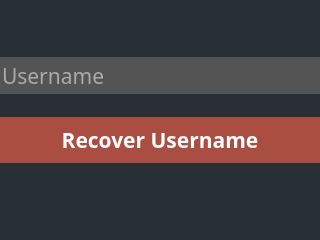
<?xml version="1.0" encoding="UTF-8"?>
<ui version="4.0">
 <class>ResetPassword</class>
 <widget class="QWidget" name="ResetPassword">
  <property name="geometry">
   <rect>
    <x>0</x>
    <y>0</y>
    <width>320</width>
    <height>240</height>
   </rect>
  </property>
  <property name="windowTitle">
   <string>Form</string>
  </property>
  <property name="styleSheet">
   <string notr="true">color: black;
background-color: #283035;</string>
  </property>
  <layout class="QGridLayout" name="gridLayout">
   <property name="leftMargin">
    <number>0</number>
   </property>
   <property name="topMargin">
    <number>0</number>
   </property>
   <property name="rightMargin">
    <number>0</number>
   </property>
   <property name="bottomMargin">
    <number>0</number>
   </property>
   <item row="0" column="0">
    <widget class="QStackedWidget" name="reset_password">
     <property name="currentIndex">
      <number>0</number>
     </property>
     <widget class="QWidget" name="username_page">
      <layout class="QVBoxLayout" name="verticalLayout">
       <property name="leftMargin">
        <number>0</number>
       </property>
       <property name="topMargin">
        <number>40</number>
       </property>
       <property name="rightMargin">
        <number>0</number>
       </property>
       <property name="bottomMargin">
        <number>60</number>
       </property>
       <item>
        <widget class="QLineEdit" name="username_lineEdit">
         <property name="enabled">
          <bool>true</bool>
         </property>
         <property name="sizePolicy">
          <sizepolicy hsizetype="Preferred" vsizetype="Fixed">
           <horstretch>0</horstretch>
           <verstretch>0</verstretch>
          </sizepolicy>
         </property>
         <property name="minimumSize">
          <size>
           <width>300</width>
           <height>37</height>
          </size>
         </property>
         <property name="maximumSize">
          <size>
           <width>16777215</width>
           <height>37</height>
          </size>
         </property>
         <property name="font">
          <font>
           <family>Trebuchet MS</family>
           <pointsize>16</pointsize>
          </font>
         </property>
         <property name="styleSheet">
          <string notr="true">background-color: #545454;
color:white;
border-style:none;</string>
         </property>
         <property name="placeholderText">
          <string>Username</string>
         </property>
        </widget>
       </item>
       <item>
        <widget class="QPushButton" name="next_btn">
         <property name="sizePolicy">
          <sizepolicy hsizetype="Preferred" vsizetype="Fixed">
           <horstretch>0</horstretch>
           <verstretch>0</verstretch>
          </sizepolicy>
         </property>
         <property name="font">
          <font>
           <family>Trebuchet MS</family>
           <pointsize>16</pointsize>
           <weight>75</weight>
           <italic>false</italic>
           <bold>true</bold>
          </font>
         </property>
         <property name="styleSheet">
          <string notr="true">QPushButton {
background-color: rgba(255, 98, 71, 0.6);
color: white; 
font:bold;
padding: 8px 12px 8px 12px;
border: 0px;
}

QPushButton:hover {
	background-color: rgba(255, 98, 71, 1);
}</string>
         </property>
         <property name="text">
          <string>Recover Username</string>
         </property>
        </widget>
       </item>
      </layout>
     </widget>
     <widget class="QWidget" name="security_question_page">
      <layout class="QVBoxLayout" name="verticalLayout_2">
       <property name="leftMargin">
        <number>0</number>
       </property>
       <property name="topMargin">
        <number>20</number>
       </property>
       <property name="rightMargin">
        <number>0</number>
       </property>
       <property name="bottomMargin">
        <number>40</number>
       </property>
       <item>
        <widget class="QLabel" name="label">
         <property name="sizePolicy">
          <sizepolicy hsizetype="Preferred" vsizetype="Fixed">
           <horstretch>0</horstretch>
           <verstretch>0</verstretch>
          </sizepolicy>
         </property>
         <property name="minimumSize">
          <size>
           <width>0</width>
           <height>37</height>
          </size>
         </property>
         <property name="styleSheet">
          <string notr="true">background-color: #545454;
color:white;
border-style:none;</string>
         </property>
         <property name="text">
          <string/>
         </property>
        </widget>
       </item>
       <item>
        <widget class="QLineEdit" name="answer_lineEdit">
         <property name="enabled">
          <bool>true</bool>
         </property>
         <property name="sizePolicy">
          <sizepolicy hsizetype="Preferred" vsizetype="Fixed">
           <horstretch>0</horstretch>
           <verstretch>0</verstretch>
          </sizepolicy>
         </property>
         <property name="minimumSize">
          <size>
           <width>300</width>
           <height>37</height>
          </size>
         </property>
         <property name="maximumSize">
          <size>
           <width>16777215</width>
           <height>37</height>
          </size>
         </property>
         <property name="font">
          <font>
           <family>Trebuchet MS</family>
           <pointsize>16</pointsize>
          </font>
         </property>
         <property name="styleSheet">
          <string notr="true">background-color: #545454;
color:white;
border-style:none;</string>
         </property>
         <property name="placeholderText">
          <string>Answer</string>
         </property>
        </widget>
       </item>
       <item>
        <widget class="QPushButton" name="submit_answer_btn">
         <property name="sizePolicy">
          <sizepolicy hsizetype="Preferred" vsizetype="Fixed">
           <horstretch>0</horstretch>
           <verstretch>0</verstretch>
          </sizepolicy>
         </property>
         <property name="font">
          <font>
           <family>Trebuchet MS</family>
           <pointsize>16</pointsize>
           <weight>75</weight>
           <italic>false</italic>
           <bold>true</bold>
          </font>
         </property>
         <property name="styleSheet">
          <string notr="true">QPushButton {
background-color: rgba(255, 98, 71, 0.6);
color: white; 
font:bold;
padding: 8px 12px 8px 12px;
border: 0px;
}

QPushButton:hover {
	background-color: rgba(255, 98, 71, 1);
}</string>
         </property>
         <property name="text">
          <string>Submit Answer</string>
         </property>
        </widget>
       </item>
      </layout>
     </widget>
     <widget class="QWidget" name="code_page">
      <layout class="QVBoxLayout" name="verticalLayout_3">
       <property name="leftMargin">
        <number>0</number>
       </property>
       <property name="topMargin">
        <number>40</number>
       </property>
       <property name="rightMargin">
        <number>0</number>
       </property>
       <property name="bottomMargin">
        <number>60</number>
       </property>
       <item>
        <widget class="QLineEdit" name="email_code_lineEdit">
         <property name="enabled">
          <bool>true</bool>
         </property>
         <property name="sizePolicy">
          <sizepolicy hsizetype="Preferred" vsizetype="Fixed">
           <horstretch>0</horstretch>
           <verstretch>0</verstretch>
          </sizepolicy>
         </property>
         <property name="minimumSize">
          <size>
           <width>300</width>
           <height>37</height>
          </size>
         </property>
         <property name="maximumSize">
          <size>
           <width>16777215</width>
           <height>37</height>
          </size>
         </property>
         <property name="font">
          <font>
           <family>Trebuchet MS</family>
           <pointsize>16</pointsize>
          </font>
         </property>
         <property name="styleSheet">
          <string notr="true">background-color: #545454;
color:white;
border-style:none;</string>
         </property>
         <property name="placeholderText">
          <string>Email Code</string>
         </property>
        </widget>
       </item>
       <item>
        <widget class="QPushButton" name="verify_code_btn">
         <property name="sizePolicy">
          <sizepolicy hsizetype="Preferred" vsizetype="Fixed">
           <horstretch>0</horstretch>
           <verstretch>0</verstretch>
          </sizepolicy>
         </property>
         <property name="font">
          <font>
           <family>Trebuchet MS</family>
           <pointsize>16</pointsize>
           <weight>75</weight>
           <italic>false</italic>
           <bold>true</bold>
          </font>
         </property>
         <property name="styleSheet">
          <string notr="true">QPushButton {
background-color: rgba(255, 98, 71, 0.6);
color: white; 
font:bold;
padding: 8px 12px 8px 12px;
border: 0px;
}

QPushButton:hover {
	background-color: rgba(255, 98, 71, 1);
}</string>
         </property>
         <property name="text">
          <string>Verify</string>
         </property>
        </widget>
       </item>
      </layout>
     </widget>
     <widget class="QWidget" name="reset_password_page">
      <layout class="QVBoxLayout" name="verticalLayout_4">
       <property name="leftMargin">
        <number>0</number>
       </property>
       <property name="topMargin">
        <number>20</number>
       </property>
       <property name="rightMargin">
        <number>0</number>
       </property>
       <property name="bottomMargin">
        <number>40</number>
       </property>
       <item>
        <widget class="QLineEdit" name="new_pass_lineEdit">
         <property name="enabled">
          <bool>true</bool>
         </property>
         <property name="sizePolicy">
          <sizepolicy hsizetype="Preferred" vsizetype="Fixed">
           <horstretch>0</horstretch>
           <verstretch>0</verstretch>
          </sizepolicy>
         </property>
         <property name="minimumSize">
          <size>
           <width>300</width>
           <height>37</height>
          </size>
         </property>
         <property name="maximumSize">
          <size>
           <width>16777215</width>
           <height>37</height>
          </size>
         </property>
         <property name="font">
          <font>
           <family>Trebuchet MS</family>
           <pointsize>16</pointsize>
          </font>
         </property>
         <property name="styleSheet">
          <string notr="true">background-color: #545454;
color:white;
border-style:none;</string>
         </property>
         <property name="placeholderText">
          <string>New Password</string>
         </property>
        </widget>
       </item>
       <item>
        <widget class="QLineEdit" name="confirm_pass_lineEdit">
         <property name="enabled">
          <bool>true</bool>
         </property>
         <property name="sizePolicy">
          <sizepolicy hsizetype="Preferred" vsizetype="Fixed">
           <horstretch>0</horstretch>
           <verstretch>0</verstretch>
          </sizepolicy>
         </property>
         <property name="minimumSize">
          <size>
           <width>300</width>
           <height>37</height>
          </size>
         </property>
         <property name="maximumSize">
          <size>
           <width>16777215</width>
           <height>37</height>
          </size>
         </property>
         <property name="font">
          <font>
           <family>Trebuchet MS</family>
           <pointsize>16</pointsize>
          </font>
         </property>
         <property name="styleSheet">
          <string notr="true">background-color: #545454;
color:white;
border-style:none;</string>
         </property>
         <property name="placeholderText">
          <string>Confirm New Password</string>
         </property>
        </widget>
       </item>
       <item>
        <widget class="QPushButton" name="reset_password_btn">
         <property name="sizePolicy">
          <sizepolicy hsizetype="Preferred" vsizetype="Fixed">
           <horstretch>0</horstretch>
           <verstretch>0</verstretch>
          </sizepolicy>
         </property>
         <property name="font">
          <font>
           <family>Trebuchet MS</family>
           <pointsize>16</pointsize>
           <weight>75</weight>
           <italic>false</italic>
           <bold>true</bold>
          </font>
         </property>
         <property name="styleSheet">
          <string notr="true">QPushButton {
background-color: rgba(255, 98, 71, 0.6);
color: white; 
font:bold;
padding: 8px 12px 8px 12px;
border: 0px;
}

QPushButton:hover {
	background-color: rgba(255, 98, 71, 1);
}</string>
         </property>
         <property name="text">
          <string>Reset Password</string>
         </property>
        </widget>
       </item>
      </layout>
     </widget>
    </widget>
   </item>
  </layout>
 </widget>
 <resources/>
 <connections>
  <connection>
   <sender>username_lineEdit</sender>
   <signal>returnPressed()</signal>
   <receiver>next_btn</receiver>
   <slot>animateClick()</slot>
   <hints>
    <hint type="sourcelabel">
     <x>145</x>
     <y>81</y>
    </hint>
    <hint type="destinationlabel">
     <x>140</x>
     <y>129</y>
    </hint>
   </hints>
  </connection>
  <connection>
   <sender>answer_lineEdit</sender>
   <signal>returnPressed()</signal>
   <receiver>submit_answer_btn</receiver>
   <slot>animateClick()</slot>
   <hints>
    <hint type="sourcelabel">
     <x>152</x>
     <y>127</y>
    </hint>
    <hint type="destinationlabel">
     <x>157</x>
     <y>185</y>
    </hint>
   </hints>
  </connection>
  <connection>
   <sender>email_code_lineEdit</sender>
   <signal>returnPressed()</signal>
   <receiver>verify_code_btn</receiver>
   <slot>animateClick()</slot>
   <hints>
    <hint type="sourcelabel">
     <x>139</x>
     <y>88</y>
    </hint>
    <hint type="destinationlabel">
     <x>138</x>
     <y>137</y>
    </hint>
   </hints>
  </connection>
  <connection>
   <sender>confirm_pass_lineEdit</sender>
   <signal>returnPressed()</signal>
   <receiver>reset_password_btn</receiver>
   <slot>animateClick()</slot>
   <hints>
    <hint type="sourcelabel">
     <x>156</x>
     <y>122</y>
    </hint>
    <hint type="destinationlabel">
     <x>156</x>
     <y>157</y>
    </hint>
   </hints>
  </connection>
 </connections>
</ui>
